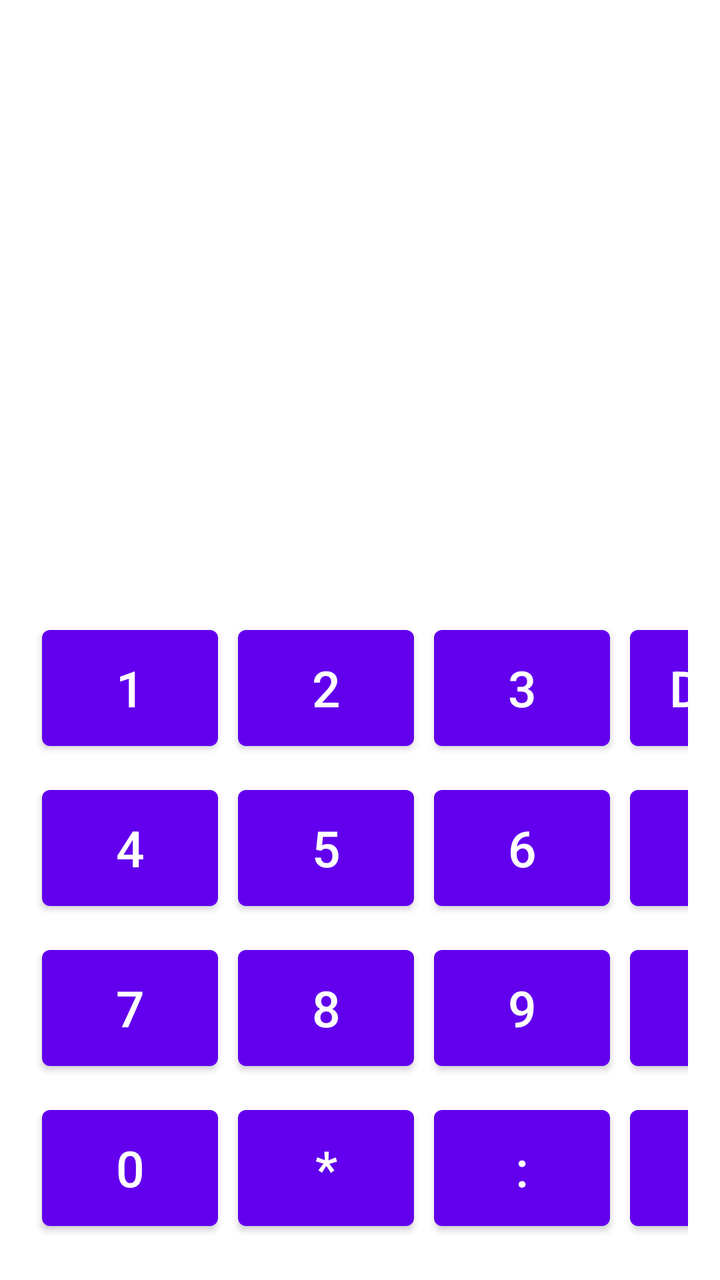
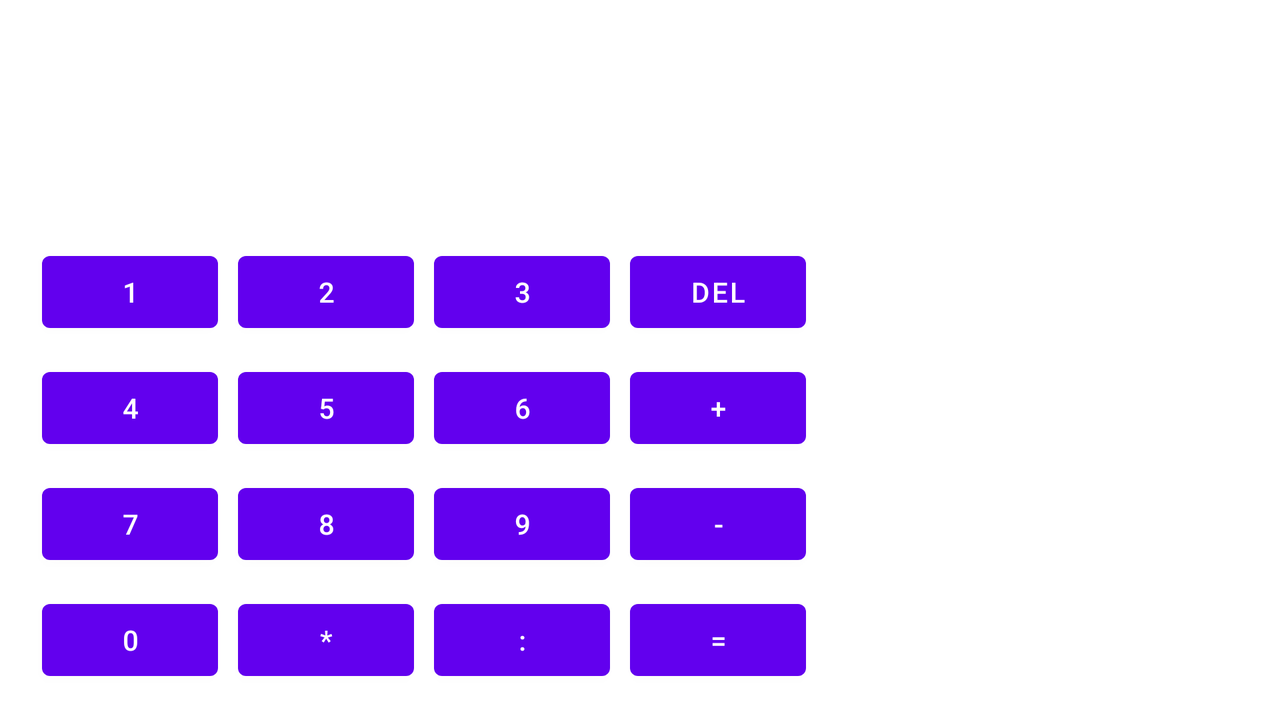

First picture: res/layout/ on a phone held upright. Second picture: the repository's own variant of that layout, on a device whose configuration matches the variant's folder. Source for both follows.
<!-- AndroidManifest.xml: application theme Theme.MyCalculator -->
<!-- res/layout/activity_main.xml -->
<?xml version="1.0" encoding="utf-8"?>
<LinearLayout xmlns:android="http://schemas.android.com/apk/res/android"
    xmlns:tools="http://schemas.android.com/tools"
    android:layout_width="match_parent"
    android:layout_height="match_parent"
    android:orientation="vertical"
    android:padding="@dimen/layoutMargin"
    android:gravity="bottom"
    android:theme="@style/Theme.MyCalculator.Custom"
    tools:context=".MainActivity">

    <com.google.android.material.textview.MaterialTextView
        android:id="@+id/text_view_first"
        style="@style/myTextView" />

    <com.google.android.material.textview.MaterialTextView
        android:id="@+id/text_view_operation"
        style="@style/myTextView"  />

    <com.google.android.material.textview.MaterialTextView
        android:id="@+id/text_view_second"
        style="@style/myTextView"  />

    <GridLayout
        android:layout_width="match_parent"
        android:layout_height="wrap_content"
        android:gravity="bottom"
        android:columnCount="4">

        <com.google.android.material.button.MaterialButton
            android:id="@+id/button_1"
            style="@style/myButton"
            android:text="@string/button_1" />

        <com.google.android.material.button.MaterialButton
            android:id="@+id/button_2"
            style="@style/myButton"
            android:text="@string/button_2" />

        <com.google.android.material.button.MaterialButton
            android:id="@+id/button_3"
            style="@style/myButton"
            android:text="@string/button_3" />

        <com.google.android.material.button.MaterialButton
            android:id="@+id/button_delete"
            style="@style/myButton"
            android:text="@string/button_delete" />

        <com.google.android.material.button.MaterialButton
            android:id="@+id/button_4"
            style="@style/myButton"
            android:text="@string/button_4" />

        <com.google.android.material.button.MaterialButton
            android:id="@+id/button_5"
            style="@style/myButton"
            android:text="@string/button_5" />

        <com.google.android.material.button.MaterialButton
            android:id="@+id/button_6"
            style="@style/myButton"
            android:text="@string/button_6" />

        <com.google.android.material.button.MaterialButton
            android:id="@+id/button_addition"
            style="@style/myButton"
            android:text="@string/button_addition" />

        <com.google.android.material.button.MaterialButton
            android:id="@+id/button_7"
            style="@style/myButton"
            android:text="@string/button_7" />

        <com.google.android.material.button.MaterialButton
            android:id="@+id/button_8"
            style="@style/myButton"
            android:text="@string/button_8" />

        <com.google.android.material.button.MaterialButton
            android:id="@+id/button_9"
            style="@style/myButton"
            android:text="@string/button_9" />

        <com.google.android.material.button.MaterialButton
            android:id="@+id/button_subtraction"
            style="@style/myButton"
            android:text="@string/button_subtraction" />

        <com.google.android.material.button.MaterialButton
            android:id="@+id/button_0"
            style="@style/myButton"
            android:text="@string/button_0" />

        <com.google.android.material.button.MaterialButton
            android:id="@+id/button_multiplication"
            style="@style/myButton"
            android:text="@string/button_multiplication" />

        <com.google.android.material.button.MaterialButton
            android:id="@+id/button_division"
            style="@style/myButton"
            android:text="@string/button_division" />

        <com.google.android.material.button.MaterialButton
            android:id="@+id/button_answer"
            style="@style/myButton"
            android:text="@string/button_answer" />

    </GridLayout>
</LinearLayout>
<!-- resources referenced by this layout -->
<resources>
  <dimen name="layoutMargin">16dp</dimen>
  <string name="button_0">0</string>
  <string name="button_1">1</string>
  <string name="button_2">2</string>
  <string name="button_3">3</string>
  <string name="button_4">4</string>
  <string name="button_5">5</string>
  <string name="button_6">6</string>
  <string name="button_7">7</string>
  <string name="button_8">8</string>
  <string name="button_9">9</string>
  <string name="button_addition">+</string>
  <string name="button_answer">=</string>
  <string name="button_delete">DEL</string>
  <string name="button_division">:</string>
  <string name="button_multiplication">*</string>
  <string name="button_subtraction">-</string>
  <style name="myButton">
          <item name="android:layout_width">wrap_content</item>
          <item name="android:layout_height">@dimen/buttonHeight</item>
          <item name="android:layout_margin">@dimen/buttonMargin</item>
          <item name="android:textSize">@dimen/buttonTextSize</item>
          <item name="android:layout_gravity">bottom</item>
      </style>
  <style name="myTextView">
          <item name="android:layout_width">match_parent</item>
          <item name="android:layout_height">wrap_content</item>
          <item name="android:textSize">@dimen/textViewSize</item>
      </style>
  <style name="Theme.MyCalculator" parent="Theme.MaterialComponents.DayNight.DarkActionBar">
          
          <item name="colorPrimary">@color/purple_500</item>
          <item name="colorPrimaryVariant">@color/purple_700</item>
          <item name="colorOnPrimary">@color/white</item>
          
          <item name="colorSecondary">@color/teal_200</item>
          <item name="colorSecondaryVariant">@color/teal_700</item>
          <item name="colorOnSecondary">@color/black</item>
          
          <item name="android:statusBarColor" tools:targetApi="l">?attr/colorPrimaryVariant</item>
          
      </style>
  <dimen name="buttonHeight">70dp</dimen>
  <dimen name="buttonMargin">5dp</dimen>
  <dimen name="buttonTextSize">25sp</dimen>
  <dimen name="textViewSize">25sp</dimen>
  <color name="purple_500">#FF6200EE</color>
  <color name="purple_700">#FF3700B3</color>
  <color name="white">#FFFFFFFF</color>
  <color name="teal_200">#FF03DAC5</color>
  <color name="teal_700">#FF018786</color>
  <color name="black">#FF000000</color>
</resources>
<!-- res/layout-land/activity_main.xml (the repository's variant of the layout above) -->
<!-- drawn on the phone turned sideways -->
<?xml version="1.0" encoding="utf-8"?>
<LinearLayout xmlns:android="http://schemas.android.com/apk/res/android"
    xmlns:app="http://schemas.android.com/apk/res-auto"
    xmlns:tools="http://schemas.android.com/tools"
    android:layout_width="match_parent"
    android:layout_height="match_parent"
    android:padding="@dimen/layoutMargin"
    tools:context=".MainActivity"
    android:orientation="vertical"
    android:gravity="center" >

    <TextView
        android:id="@+id/text_view_first"
        android:textSize="@dimen/textViewSize"
        android:layout_width="match_parent"
        android:layout_height="wrap_content"/>
    <TextView
        android:id="@+id/text_view_operation"
        android:textSize="@dimen/textViewSize"
        android:layout_width="match_parent"
        android:layout_height="wrap_content"/>
    <TextView
        android:id="@+id/text_view_second"
        android:textSize="@dimen/textViewSize"
        android:layout_width="match_parent"
        android:layout_height="wrap_content"/>

    <GridLayout
        android:layout_width="match_parent"
        android:layout_height="match_parent"
        android:columnCount="4">

        <Button
            android:id="@+id/button_1"
            android:layout_width="wrap_content"
            android:layout_height="wrap_content"
            android:text="@string/button_1"
            android:layout_margin="@dimen/buttonMargin"
            />
        <Button
            android:id="@+id/button_2"
            android:layout_width="wrap_content"
            android:layout_height="wrap_content"
            android:text="@string/button_2"
            android:layout_margin="@dimen/buttonMargin"
            />
        <Button
            android:id="@+id/button_3"
            android:layout_width="wrap_content"
            android:layout_height="wrap_content"
            android:text="@string/button_3"
            android:layout_margin="@dimen/buttonMargin"
            />

        <Button
            android:id="@+id/button_delete"
            android:layout_width="wrap_content"
            android:layout_height="wrap_content"
            android:text="@string/button_delete"
            android:layout_margin="@dimen/buttonMargin"
            />

        <Button
            android:id="@+id/button_4"
            android:layout_width="wrap_content"
            android:layout_height="wrap_content"
            android:text="@string/button_4"
            android:layout_margin="@dimen/buttonMargin"
            />

        <Button
            android:id="@+id/button_5"
            android:layout_width="wrap_content"
            android:layout_height="wrap_content"
            android:text="@string/button_5"
            android:layout_margin="@dimen/buttonMargin"
            />

        <Button
            android:id="@+id/button_6"
            android:layout_width="wrap_content"
            android:layout_height="wrap_content"
            android:text="@string/button_6"
            android:layout_margin="@dimen/buttonMargin"
            />

        <Button
            android:id="@+id/button_addition"
            android:layout_width="wrap_content"
            android:layout_height="wrap_content"
            android:text="@string/button_addition"
            android:layout_margin="@dimen/buttonMargin"
            />

        <Button
            android:id="@+id/button_7"
            android:layout_width="wrap_content"
            android:layout_height="wrap_content"
            android:text="@string/button_7"
            android:layout_margin="@dimen/buttonMargin"
            />

        <Button
            android:id="@+id/button_8"
            android:layout_width="wrap_content"
            android:layout_height="wrap_content"
            android:text="@string/button_8"
            android:layout_margin="@dimen/buttonMargin"
            />

        <Button
            android:id="@+id/button_9"
            android:layout_width="wrap_content"
            android:layout_height="wrap_content"
            android:text="@string/button_9"
            android:layout_margin="@dimen/buttonMargin"
            />

        <Button
            android:id="@+id/button_subtraction"
            android:layout_width="wrap_content"
            android:layout_height="wrap_content"
            android:text="@string/button_subtraction"
            android:layout_margin="@dimen/buttonMargin"
            />

        <Button
            android:id="@+id/button_0"
            android:layout_width="wrap_content"
            android:layout_height="wrap_content"
            android:text="@string/button_0"
            android:layout_margin="@dimen/buttonMargin"
            />

        <Button
            android:id="@+id/button_multiplication"
            android:layout_width="wrap_content"
            android:layout_height="wrap_content"
            android:text="@string/button_multiplication"
            android:layout_margin="@dimen/buttonMargin"
            />

        <Button
            android:id="@+id/button_division"
            android:layout_width="wrap_content"
            android:layout_height="wrap_content"
            android:text="@string/button_division"
            android:layout_margin="@dimen/buttonMargin"
            />

        <Button
            android:id="@+id/button_answer"
            android:layout_width="wrap_content"
            android:layout_height="wrap_content"
            android:text="@string/button_answer"
            android:layout_margin="@dimen/buttonMargin"
            />

    </GridLayout>

</LinearLayout>
<!-- resources referenced by the variant -->
<!-- as the phone turned sideways resolves them -->
<resources>
  <dimen name="buttonMargin">5dp</dimen>
  <dimen name="layoutMargin">16dp</dimen>
  <dimen name="textViewSize">25sp</dimen>
  <string name="button_0">0</string>
  <string name="button_1">1</string>
  <string name="button_2">2</string>
  <string name="button_3">3</string>
  <string name="button_4">4</string>
  <string name="button_5">5</string>
  <string name="button_6">6</string>
  <string name="button_7">7</string>
  <string name="button_8">8</string>
  <string name="button_9">9</string>
  <string name="button_addition">+</string>
  <string name="button_answer">=</string>
  <string name="button_delete">DEL</string>
  <string name="button_division">:</string>
  <string name="button_multiplication">*</string>
  <string name="button_subtraction">-</string>
  <style name="Theme.MyCalculator" parent="Theme.MaterialComponents.DayNight.DarkActionBar">
          
          <item name="colorPrimary">@color/purple_500</item>
          <item name="colorPrimaryVariant">@color/purple_700</item>
          <item name="colorOnPrimary">@color/white</item>
          
          <item name="colorSecondary">@color/teal_200</item>
          <item name="colorSecondaryVariant">@color/teal_700</item>
          <item name="colorOnSecondary">@color/black</item>
          
          <item name="android:statusBarColor" tools:targetApi="l">?attr/colorPrimaryVariant</item>
          
      </style>
  <color name="purple_500">#FF6200EE</color>
  <color name="purple_700">#FF3700B3</color>
  <color name="white">#FFFFFFFF</color>
  <color name="teal_200">#FF03DAC5</color>
  <color name="teal_700">#FF018786</color>
  <color name="black">#FF000000</color>
</resources>
